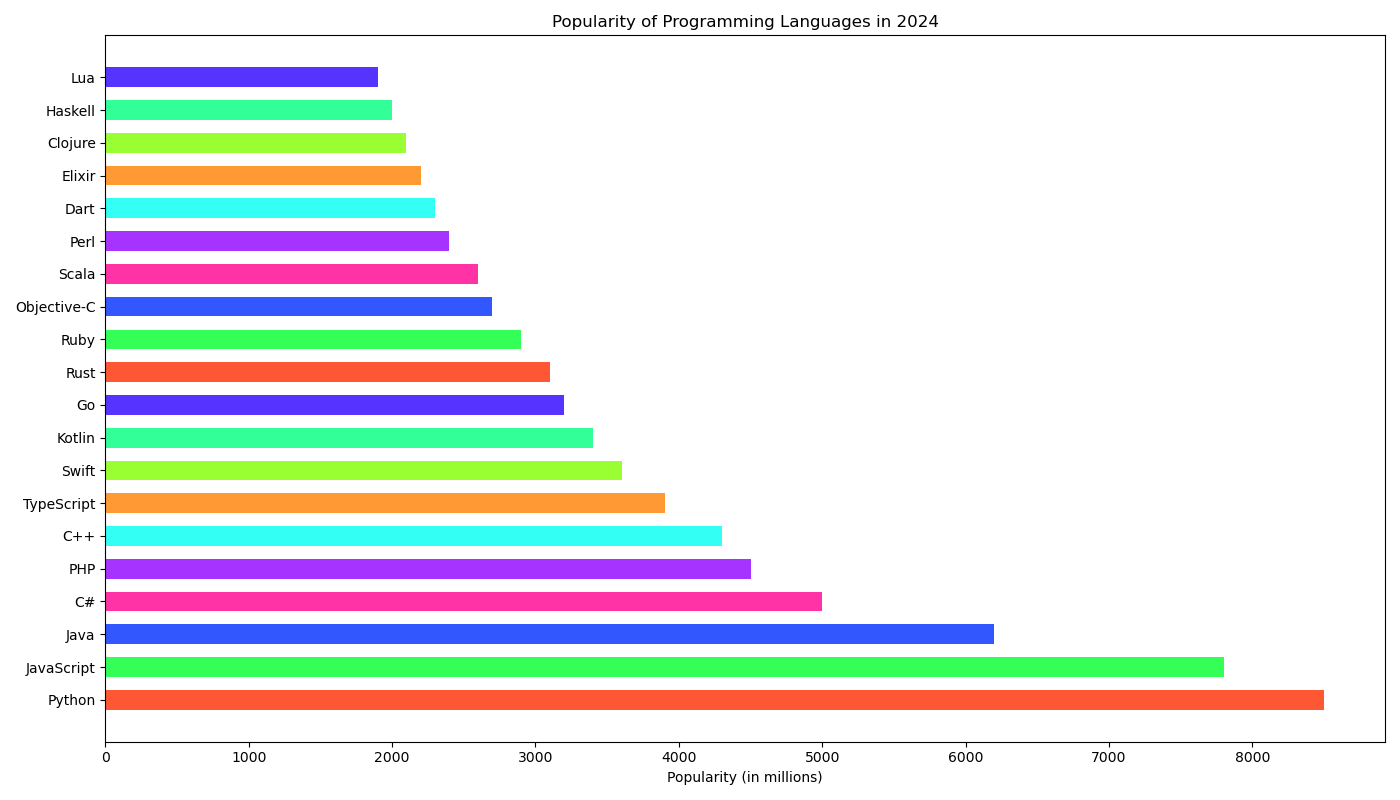

Recreate this plot in Python.

import matplotlib.pyplot as plt

programming_languages = ['Python', 'JavaScript', 'Java', 'C#', 'PHP', 'C++', 'TypeScript', 'Swift', 'Kotlin', 'Go', 'Rust', 'Ruby', 'Objective-C', 'Scala', 'Perl', 'Dart', 'Elixir', 'Clojure', 'Haskell', 'Lua']
popularity = [8500, 7800, 6200, 5000, 4500, 4300, 3900, 3600, 3400, 3200, 3100, 2900, 2700, 2600, 2400, 2300, 2200, 2100, 2000, 1900]
colors = ['#FF5733', '#33FF57', '#3357FF', '#FF33A6', '#A633FF', '#33FFF5', '#FF9933', '#99FF33', '#33FF99', '#5733FF', '#FF5733', '#33FF57', '#3357FF', '#FF33A6', '#A633FF', '#33FFF5', '#FF9933', '#99FF33', '#33FF99', '#5733FF']

plt.figure(figsize=(14, 8))

plt.barh(programming_languages, popularity, color=colors, height=0.6)

plt.xlabel('Popularity (in millions)')
plt.title('Popularity of Programming Languages in 2024')
plt.tight_layout()
plt.show()
